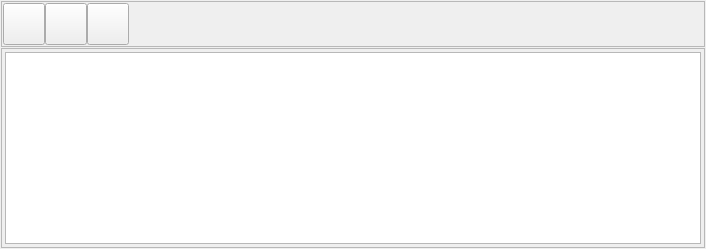
     <widget class="QWidget" name="TabPage">
      <attribute name="title">
       <string>Users</string>
      </attribute>
      <layout class="QGridLayout">
       <property name="leftMargin">
        <number>1</number>
       </property>
       <property name="topMargin">
        <number>1</number>
       </property>
       <property name="rightMargin">
        <number>1</number>
       </property>
       <property name="bottomMargin">
        <number>1</number>
       </property>
       <property name="spacing">
        <number>1</number>
       </property>
       <item row="0" column="0">
        <widget class="QFrame" name="frame4_2">
         <property name="sizePolicy">
          <sizepolicy hsizetype="Preferred" vsizetype="Minimum">
           <horstretch>0</horstretch>
           <verstretch>0</verstretch>
          </sizepolicy>
         </property>
         <property name="frameShape">
          <enum>QFrame::StyledPanel</enum>
         </property>
         <property name="frameShadow">
          <enum>QFrame::Raised</enum>
         </property>
         <layout class="QGridLayout">
          <property name="leftMargin">
           <number>1</number>
          </property>
          <property name="topMargin">
           <number>1</number>
          </property>
          <property name="rightMargin">
           <number>1</number>
          </property>
          <property name="bottomMargin">
           <number>1</number>
          </property>
          <property name="spacing">
           <number>0</number>
          </property>
          <item row="0" column="1">
           <widget class="QPushButton" name="btnUsersEdit">
            <property name="minimumSize">
             <size>
              <width>42</width>
              <height>42</height>
             </size>
            </property>
            <property name="maximumSize">
             <size>
              <width>42</width>
              <height>42</height>
             </size>
            </property>
            <property name="text">
             <string/>
            </property>
            <property name="icon">
             <iconset resource="aldebaran.qrc">
              <normaloff>:/images/edit.png</normaloff>:/images/edit.png</iconset>
            </property>
            <property name="iconSize">
             <size>
              <width>32</width>
              <height>32</height>
             </size>
            </property>
           </widget>
          </item>
          <item row="0" column="3">
           <spacer name="spacer3_2">
            <property name="orientation">
             <enum>Qt::Horizontal</enum>
            </property>
            <property name="sizeType">
             <enum>QSizePolicy::Expanding</enum>
            </property>
            <property name="sizeHint" stdset="0">
             <size>
              <width>574</width>
              <height>31</height>
             </size>
            </property>
           </spacer>
          </item>
          <item row="0" column="0">
           <widget class="QPushButton" name="btnUsersNew">
            <property name="minimumSize">
             <size>
              <width>42</width>
              <height>42</height>
             </size>
            </property>
            <property name="maximumSize">
             <size>
              <width>42</width>
              <height>42</height>
             </size>
            </property>
            <property name="text">
             <string/>
            </property>
            <property name="icon">
             <iconset resource="aldebaran.qrc">
              <normaloff>:/images/element.png</normaloff>:/images/element.png</iconset>
            </property>
            <property name="iconSize">
             <size>
              <width>32</width>
              <height>32</height>
             </size>
            </property>
           </widget>
          </item>
          <item row="0" column="2">
           <widget class="QPushButton" name="btnUsersDelete">
            <property name="minimumSize">
             <size>
              <width>42</width>
              <height>42</height>
             </size>
            </property>
            <property name="maximumSize">
             <size>
              <width>42</width>
              <height>42</height>
             </size>
            </property>
            <property name="text">
             <string/>
            </property>
            <property name="icon">
             <iconset resource="aldebaran.qrc">
              <normaloff>:/images/delete.png</normaloff>:/images/delete.png</iconset>
            </property>
            <property name="iconSize">
             <size>
              <width>32</width>
              <height>32</height>
             </size>
            </property>
           </widget>
          </item>
         </layout>
        </widget>
       </item>
       <item row="1" column="0">
        <widget class="QFrame" name="frameUsers">
         <property name="sizePolicy">
          <sizepolicy hsizetype="Expanding" vsizetype="Expanding">
           <horstretch>0</horstretch>
           <verstretch>0</verstretch>
          </sizepolicy>
         </property>
         <property name="frameShape">
          <enum>QFrame::StyledPanel</enum>
         </property>
         <property name="frameShadow">
          <enum>QFrame::Raised</enum>
         </property>
         <layout class="QGridLayout" name="gridLayout">
          <property name="leftMargin">
           <number>3</number>
          </property>
          <property name="topMargin">
           <number>3</number>
          </property>
          <property name="rightMargin">
           <number>3</number>
          </property>
          <property name="bottomMargin">
           <number>3</number>
          </property>
          <item row="0" column="0">
           <widget class="alUsersTable" name="usersTab"/>
          </item>
         </layout>
        </widget>
       </item>
      </layout>
     </widget>
